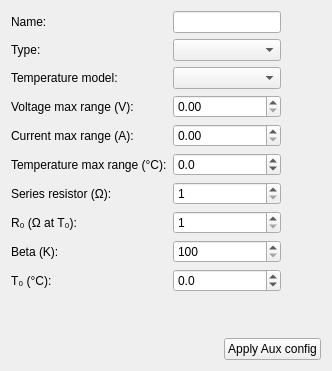
     <widget class="QWidget" name="tabAux">
      <attribute name="title">
       <string>Aux Inputs</string>
      </attribute>
      <layout class="QVBoxLayout" name="verticalLayout_5">
       <item>
        <layout class="QHBoxLayout" name="horizontalLayout_13">
         <item>
          <layout class="QGridLayout" name="gridLayout">
           <item row="0" column="0">
            <widget class="QLabel" name="labelAuxName">
             <property name="text">
              <string>Name:</string>
             </property>
            </widget>
           </item>
           <item row="0" column="1">
            <widget class="QLineEdit" name="lineAuxName">
             <property name="maxLength">
              <number>32</number>
             </property>
            </widget>
           </item>
           <item row="1" column="0">
            <widget class="QLabel" name="labelAuxType">
             <property name="text">
              <string>Type:</string>
             </property>
            </widget>
           </item>
           <item row="1" column="1">
            <widget class="QComboBox" name="comboAuxType"/>
           </item>
           <item row="2" column="0">
            <widget class="QLabel" name="labelAuxTempModel">
             <property name="text">
              <string>Temperature model:</string>
             </property>
            </widget>
           </item>
           <item row="2" column="1">
            <widget class="QComboBox" name="comboAuxTempModel"/>
           </item>
           <item row="3" column="0">
            <widget class="QLabel" name="labelAuxVoltageMaxRange">
             <property name="text">
              <string>Voltage max range (V):</string>
             </property>
            </widget>
           </item>
           <item row="3" column="1">
            <widget class="QDoubleSpinBox" name="doubleAuxVoltageMaxRange">
             <property name="decimals">
              <number>2</number>
             </property>
             <property name="minimum">
              <double>0.000000000000000</double>
             </property>
             <property name="maximum">
              <double>1000.000000000000000</double>
             </property>
            </widget>
           </item>
           <item row="4" column="0">
            <widget class="QLabel" name="labelAuxCurrentMaxRange">
             <property name="text">
              <string>Current max range (A):</string>
             </property>
            </widget>
           </item>
           <item row="4" column="1">
            <widget class="QDoubleSpinBox" name="doubleAuxCurrentMaxRange">
             <property name="decimals">
              <number>2</number>
             </property>
             <property name="minimum">
              <double>0.000000000000000</double>
             </property>
             <property name="maximum">
              <double>1000.000000000000000</double>
             </property>
            </widget>
           </item>
           <item row="5" column="0">
            <widget class="QLabel" name="labelAuxTemperatureMaxRange">
             <property name="text">
              <string>Temperature max range (°C):</string>
             </property>
            </widget>
           </item>
           <item row="5" column="1">
            <widget class="QDoubleSpinBox" name="doubleAuxTemperatureMaxRange">
             <property name="decimals">
              <number>1</number>
             </property>
             <property name="minimum">
              <double>-100.000000000000000</double>
             </property>
             <property name="maximum">
              <double>300.000000000000000</double>
             </property>
            </widget>
           </item>
           <item row="6" column="0">
            <widget class="QLabel" name="labelAuxThermSeriesOhms">
             <property name="text">
              <string>Series resistor (Ω):</string>
             </property>
            </widget>
           </item>
           <item row="6" column="1">
            <widget class="QDoubleSpinBox" name="doubleAuxThermSeriesOhms">
             <property name="decimals">
              <number>0</number>
             </property>
             <property name="minimum">
              <double>1.000000000000000</double>
             </property>
             <property name="maximum">
              <double>1000000.000000000000000</double>
             </property>
            </widget>
           </item>
           <item row="7" column="0">
            <widget class="QLabel" name="labelAuxThermR0Ohms">
             <property name="text">
              <string>R₀ (Ω at T₀):</string>
             </property>
            </widget>
           </item>
           <item row="7" column="1">
            <widget class="QDoubleSpinBox" name="doubleAuxThermR0Ohms">
             <property name="decimals">
              <number>0</number>
             </property>
             <property name="minimum">
              <double>1.000000000000000</double>
             </property>
             <property name="maximum">
              <double>1000000.000000000000000</double>
             </property>
            </widget>
           </item>
           <item row="8" column="0">
            <widget class="QLabel" name="labelAuxThermBeta">
             <property name="text">
              <string>Beta (K):</string>
             </property>
            </widget>
           </item>
           <item row="8" column="1">
            <widget class="QDoubleSpinBox" name="doubleAuxThermBeta">
             <property name="decimals">
              <number>0</number>
             </property>
             <property name="minimum">
              <double>100.000000000000000</double>
             </property>
             <property name="maximum">
              <double>100000.000000000000000</double>
             </property>
            </widget>
           </item>
           <item row="9" column="0">
            <widget class="QLabel" name="labelAuxThermT0C">
             <property name="text">
              <string>T₀ (°C):</string>
             </property>
            </widget>
           </item>
           <item row="9" column="1">
            <widget class="QDoubleSpinBox" name="doubleAuxThermT0C">
             <property name="decimals">
              <number>1</number>
             </property>
             <property name="minimum">
              <double>-100.000000000000000</double>
             </property>
             <property name="maximum">
              <double>300.000000000000000</double>
             </property>
            </widget>
           </item>
          </layout>
         </item>
         <item>
          <spacer name="horizontalSpacer_11">
           <property name="orientation">
            <enum>Qt::Orientation::Horizontal</enum>
           </property>
           <property name="sizeHint" stdset="0">
            <size>
             <width>40</width>
             <height>20</height>
            </size>
           </property>
          </spacer>
         </item>
        </layout>
       </item>
       <item>
        <spacer name="verticalSpacer_3">
         <property name="orientation">
          <enum>Qt::Orientation::Vertical</enum>
         </property>
         <property name="sizeHint" stdset="0">
          <size>
           <width>20</width>
           <height>40</height>
          </size>
         </property>
        </spacer>
       </item>
       <item>
        <layout class="QHBoxLayout" name="layoutAuxButtons">
         <item>
          <spacer name="horizontalSpacerAuxButtons">
           <property name="orientation">
            <enum>Qt::Orientation::Horizontal</enum>
           </property>
           <property name="sizeHint" stdset="0">
            <size>
             <width>40</width>
             <height>20</height>
            </size>
           </property>
          </spacer>
         </item>
         <item>
          <widget class="QPushButton" name="pushButtonAuxApply">
           <property name="text">
            <string>Apply Aux config</string>
           </property>
          </widget>
         </item>
        </layout>
       </item>
      </layout>
     </widget>
